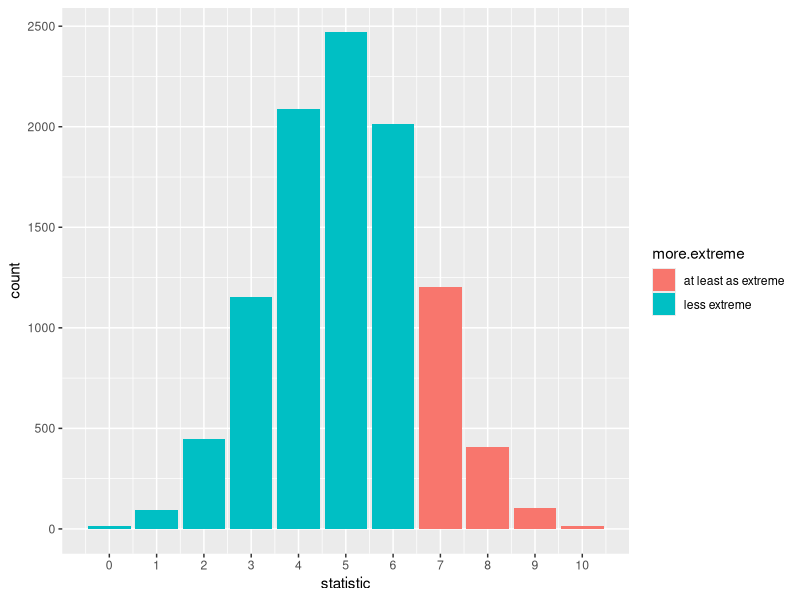
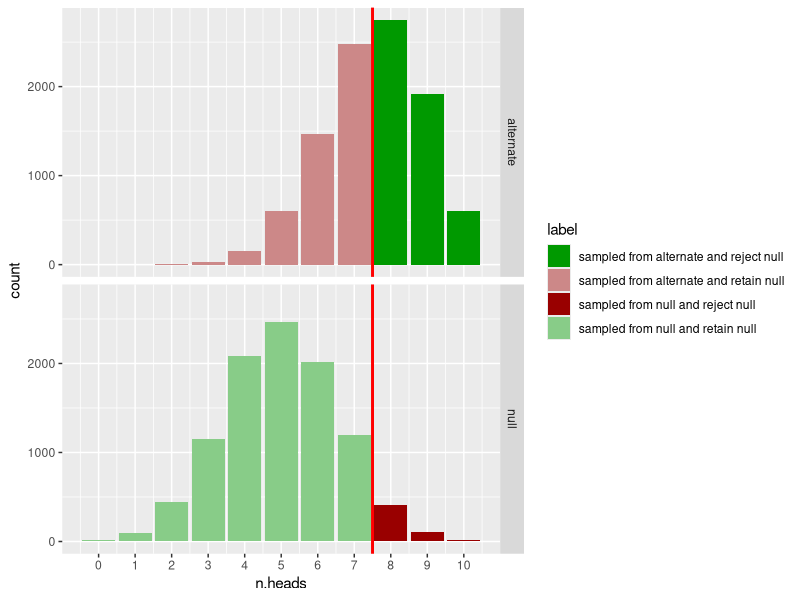

Reproduce these figures in R, in order.
## ---- chunk 1
(data = c('H', 'H', 'H', 'T', 'T', 'H', 'T', 'H', 'H', 'H'))
## ---- chunk 2
statistic = function(data){sum(ifelse(data=='H', 1, 0))}
## ---- chunk 3
(our.stat = statistic(data))
## ---- chunk 4
sample.from.null = function(n){sample(c('H', 'T'), n, replace=TRUE)}
## ---- chunk 5
null.samples = replicate(10000, statistic(sample.from.null(length(data))))
str(null.samples)
## ---- chunk 6
library(ggplot2, quietly = T)
ggplot(data.frame(statistic = null.samples, 
                  more.extreme=ifelse(null.samples>=our.stat, 
                                      "at least as extreme", 
                                      "less extreme")), 
       aes(x=statistic, fill=more.extreme))+
  geom_bar()+
  scale_x_continuous(breaks=0:10)

# calculate p-value based on null distribution.
(p.value = sum(null.samples>=our.stat)/length(null.samples))
## ---- chunk 7
critical.value = 8
## ---- chunk 8
sample.from.alternate = function(n){sample(c('H', 'T'), 
                                             n, 
                                             prob=c(0.75, 0.25),
                                             replace=TRUE)}
## ---- chunk 9
alternate.samples = replicate(10000, statistic(sample.from.alternate(length(data))))
str(alternate.samples)
## ---- chunk 10
( power = mean(alternate.samples >= critical.value) )
## ---- chunk 11
( alpha = mean(null.samples >= critical.value) )
## ---- chunk 12
library(dplyr, quietly = T)
all.data <- 
  rbind(data.frame(n.heads = null.samples,
           sampled.from = 'null'),
        data.frame(n.heads = alternate.samples,
                   sampled.from = 'alternate')) %>%
  mutate(null.rejected = ifelse(n.heads >= critical.value,
                                'reject null',
                                'retain null'),
         label = paste0('sampled from ', sampled.from, " and " , null.rejected))
ggplot(all.data, aes(x=n.heads, fill=label))+
  facet_grid(sampled.from~.)+
  geom_bar(position='identity', alpha=1)+
  scale_x_continuous(breaks = 0:10)+
  scale_fill_manual(values = c('#009900', '#CC8888', '#990000', '#88CC88'))+
  geom_vline(xintercept = critical.value-0.5, color='red', size=1)
## ---- chunk 13
null.distribution <- data.frame(x = null.samples) %>%
  group_by(x) %>%
  count() %>%
  ungroup() %>%
  arrange(desc(x)) %>%
  mutate(prob = n/sum(n)) %>%
  mutate(prob.x.or.more = cumsum(prob))
head(null.distribution, 11)
## ---- chunk 14
data = c('H', 'H', 'H', 'H', 'T', 'H', 'T', 'H', 'H', 'H')
## ---- chunk 15
statistic = function(data){sum(ifelse(data=='H', 1, 0))/length(data)}
## ---- chunk 16
resample = function(data){sample(data, length(data), replace=TRUE)}
## ---- chunk 17
bootstrapped.samples = replicate(10000, statistic(resample(data)))
## ---- chunk 18
quantile(bootstrapped.samples, c(0.025, 0.975))
